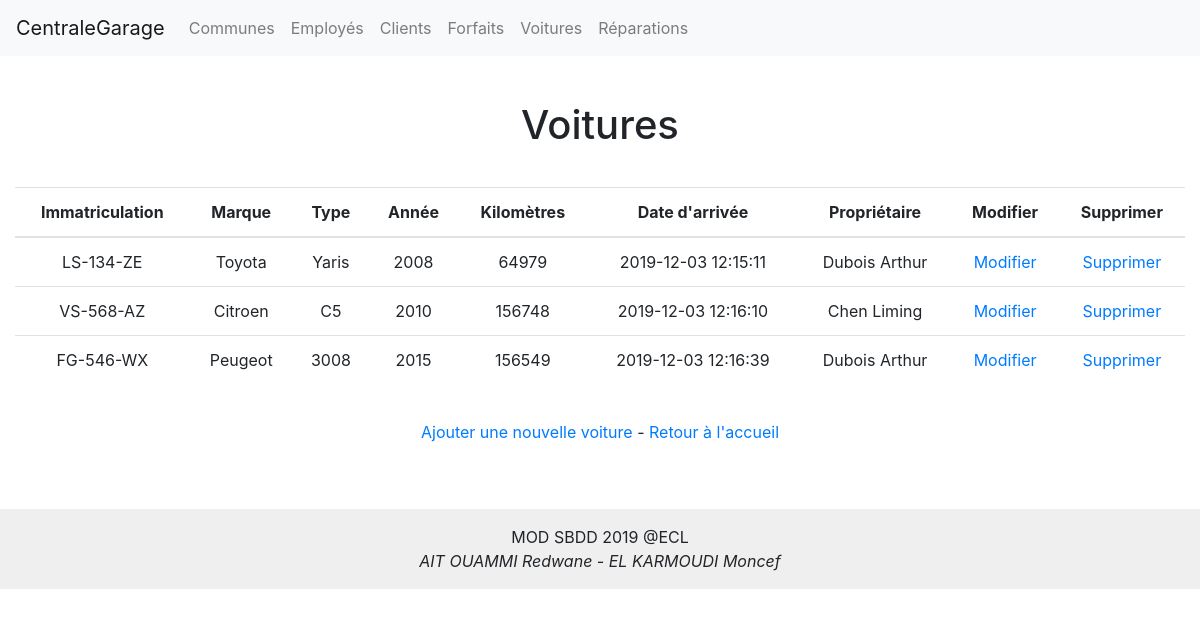
The app's page /index.php?entity=voiture with its own data.
### tables this page shows
CREATE TABLE `voiture` (
  `idvoiture` int(11) NOT NULL,
  `immatriculation` varchar(20) NOT NULL,
  `marque` varchar(45) NOT NULL,
  `type` varchar(45) NOT NULL,
  `annee` int(11) NOT NULL,
  `kilometres` int(11) NOT NULL,
  `datearrivee` datetime NOT NULL DEFAULT CURRENT_TIMESTAMP,
  `proprietaire` int(11) NOT NULL
);

CREATE TABLE `client` (
  `idclient` int(11) NOT NULL,
  `nom` varchar(45) NOT NULL,
  `prenom` varchar(45) NOT NULL,
  `commune` int(11) NOT NULL,
  `responsable` int(11) NOT NULL
);

### controller/controllerVoiture.php (called while the page is built, shortened)
<?php
function listVoitures()
{
    $voitures = getVoitures();
    require('view/voiture/listVoituresView.php');
}
?>

### model/modelVoiture.php (called while the page is built, shortened)
<?php
function getVoitures()
{
    $db = dbConnect();
    $req = $db->query('SELECT v.idvoiture AS idvoiture, v.immatriculation AS immatriculation, v.marque AS marque,
                v.type AS type, v.annee AS annee, v.kilometres AS kilometres, v.proprietaire AS proprietaire,
                c.nom AS nomproprietaire, c.prenom AS prenomproprietaire, v.datearrivee AS datearrivee
                FROM voiture v INNER JOIN client c ON v.proprietaire = c.idclient');
    return $req;
}
?>

### view/voiture/listVoituresView.php (the view, shortened to what this page needs)
<?php require('view/header.php'); ?>
<h1>Voitures</h1>
<section>
	<table class="table">
		<thead>
			<tr>
				<th>Immatriculation</th>
				<th>Marque</th>
				<th>Type</th>
				<th>Année</th>
				<th>Kilomètres</th>
				<th>Date d'arrivée</th>
				<th>Propriétaire</th>
				<th>Modifier</th>
				<th>Supprimer</th>
			</tr>
		</thead>
		<?php
		while ($voiture = $voitures->fetch())
		{
		?>
			<tr>
				<td><?php echo htmlspecialchars($voiture['immatriculation']); ?></td>
				<td><?php echo htmlspecialchars($voiture['marque']); ?></td>
				<td><?php echo htmlspecialchars($voiture['type']); ?></td>
				<td><?php echo $voiture['annee']; ?></td>
				<td><?php echo $voiture['kilometres']; ?></td>
				<td><?php echo $voiture['datearrivee']; ?></td>
				<td><?php echo htmlspecialchars($voiture['nomproprietaire']) . ' ' . htmlspecialchars($voiture['prenomproprietaire']); ?></td>
				<td><a href="index.php?entity=voiture&amp;action=updateVoitureForm&amp;id=<?php echo $voiture['idvoiture']; ?>">Modifier</a></td>
				<td><a href="index.php?entity=voiture&amp;action=deleteVoiture&amp;id=<?php echo $voiture['idvoiture']; ?>" onclick="return confirm('Etes-vous sûr ?');">Supprimer</a></td>
			</tr>
		<?php
		}
		?>
	</table>
	<div style="padding: 20px">
		<a href="index.php?entity=voiture&amp;action=createVoitureForm">Ajouter une nouvelle voiture</a>
		<span> - </span>
		<a href="index.php">Retour à l'accueil</a>
	</div>
</section>
<?php require('view/footer.php'); ?>

### public/style.css (style rules this page uses)
body { text-align: center; }
table { margin: 0px auto; }
h1, h2 { padding: 15px; }
section { padding: 15px; }

### records on screen
voiture: immatriculation "LS-134-ZE", marque "Toyota", type "Yaris", annee "2008", kilometres "64979", datearrivee "2019-12-03 12:15:11", proprietaire.nom "Dubois", proprietaire.prenom "Arthur"
voiture: immatriculation "VS-568-AZ", marque "Citroen", type "C5", annee "2010", kilometres "156748", datearrivee "2019-12-03 12:16:10", proprietaire.nom "Chen", proprietaire.prenom "Liming"
voiture: immatriculation "FG-546-WX", marque "Peugeot", type "3008", annee "2015", kilometres "156549", datearrivee "2019-12-03 12:16:39", proprietaire.nom "Dubois", proprietaire.prenom "Arthur"
